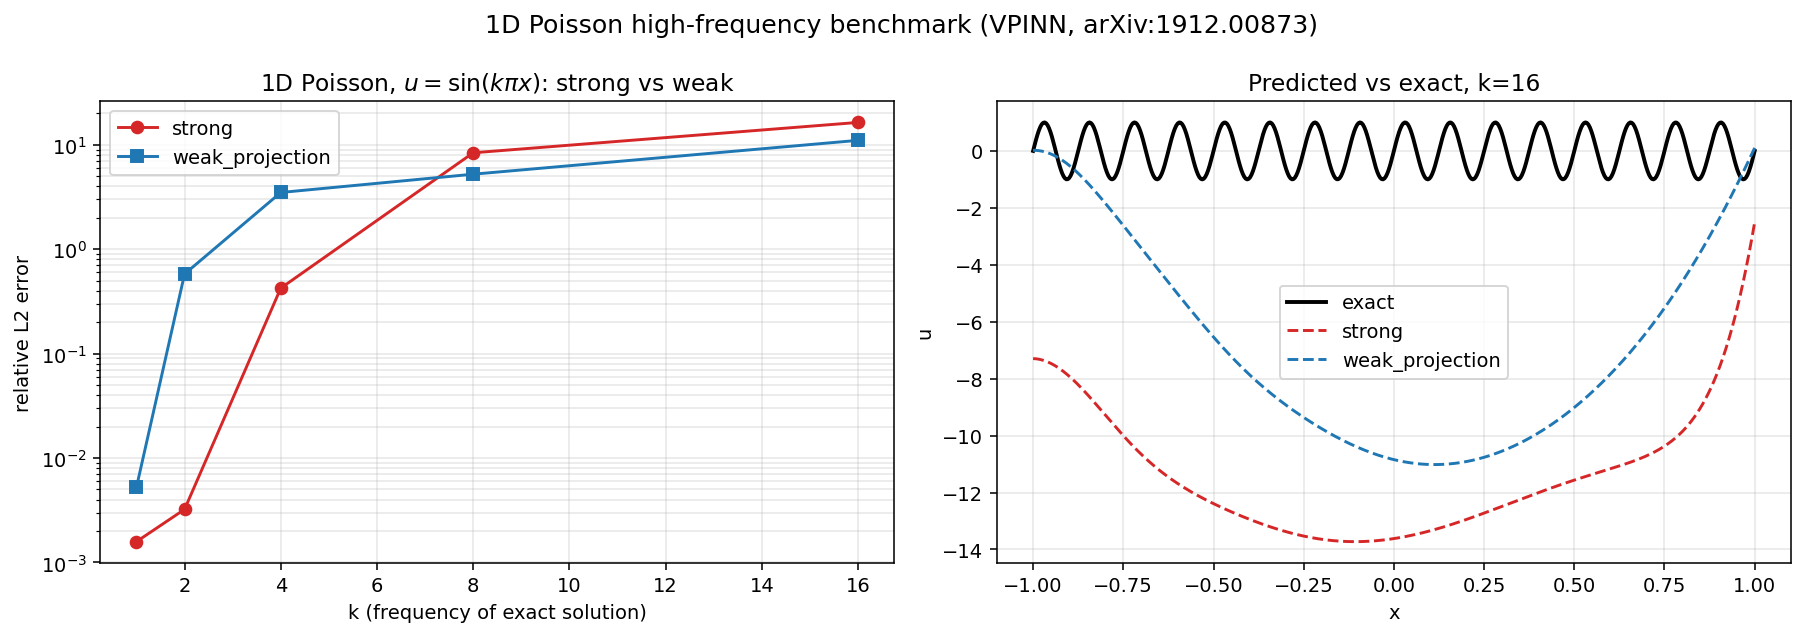

The script that saved this image:
#!/usr/bin/env python
"""
Quick, cheap literature-grounded case where strong-form PINN is expected to
struggle relative to the weak (Petrov-Galerkin) form: 1D Poisson with a
high-frequency manufactured solution, the canonical benchmark from Kharazmi,
Zhang & Karniadakis, "Variational Physics-Informed Neural Networks For
Solving Partial Differential Equations" (VPINN, arXiv:1912.00873) and its
hp-VPINN follow-up (arXiv:2003.05385).

    -u''(x) = f(x),  x in [-1, 1],   u(-1) = u(1) = 0
    u_exact(x) = sin(k*pi*x)   =>   f(x) = k^2 * pi^2 * sin(k*pi*x)

Why strong form is expected to fail as k grows: the strong-form residual
needs u_xx pointwise via autodiff through a *fixed-size* MLP -- fitting a
high-frequency, unit-amplitude target forces large curvature into a small
number of parameters, and the second derivative amplifies whatever
representation error remains (same spectral-bias mechanism as Wang, Teng &
Perdikaris, "Understanding and mitigating gradient pathologies in PINNs").
The weak form only ever needs u_x (one integration by parts moves the second
derivative onto the *known, exact* test functions v_k), so it never
differentiates the network's own approximation error twice.

Static problem (no time-stepping), so this bypasses PINTrainer entirely --
just PINArchitecture + PINLossFunction + a bare Adam loop. Small net, few
epochs, k in {1, 2, 4, 8, 16}: seconds per run, not another long sweep.
"""
import sys, time
sys.path.insert(0, '/home/df.gomezb/Tesis')

import numpy as np
import torch
import pandas as pd
import matplotlib
matplotlib.use('Agg')
import matplotlib.pyplot as plt

from pinns_framework import PINArchitecture, PINSpatialDimension, PINLossFunction

DEVICE = torch.device('cuda' if torch.cuda.is_available() else 'cpu')
X0, XF = -1.0, 1.0
N_COLLOC = 200
N_EVAL = 500
EPOCHS = 8000          # still small/fast, but 3000 wasn't enough for either
                        # form to resolve k=16 at all (pure underfitting, not
                        # the intended second-derivative-noise failure mode)
LR = 2e-3
LAYERS = (1, 20, 20, 1)
K_LIST = [1, 2, 4, 8, 16]
N_TEST = 20

X_DIM = PINSpatialDimension('x', domain=(X0, XF), n_colloc=N_COLLOC)
x_bc = torch.tensor([[X0], [XF]], dtype=torch.float32, device=DEVICE)
u_bc = torch.zeros(2, 1, device=DEVICE)


def residual(u, x, k):
    u_x  = torch.autograd.grad(u.sum(),   x, create_graph=True)[0]
    u_xx = torch.autograd.grad(u_x.sum(), x, create_graph=True)[0]
    f = (k * np.pi) ** 2 * torch.sin(k * np.pi * x)
    return -u_xx - f


def train_one(form, k, seed=0):
    torch.manual_seed(seed); np.random.seed(seed)
    net = PINArchitecture('MLP', {'layers': LAYERS, 'activation': 'tanh'}).to(DEVICE)
    # domain_volume=(XF-X0): weak_projection's raw Monte Carlo mean estimates
    # E[R*v_k] = (1/|Omega|)*integral, not the integral itself -- same fix as
    # sc2.1/sc2.2's PINLossFunction usage this session.
    loss_fn = PINLossFunction([X_DIM], residual, form=form, n_test=N_TEST,
                               domain_volume=(XF - X0))
    opt = torch.optim.Adam(net.parameters(), lr=LR)

    for epoch in range(EPOCHS):
        opt.zero_grad()
        x_col = X_DIM.sample(N_COLLOC, device=DEVICE).requires_grad_(True)
        u_col = net(x_col)
        pde = loss_fn(u=u_col, x=x_col, k=k)
        bc = torch.nn.functional.mse_loss(net(x_bc), u_bc)
        loss = pde + 10.0 * bc
        loss.backward()
        opt.step()

    xg = torch.linspace(X0, XF, N_EVAL).unsqueeze(1).to(DEVICE)
    with torch.no_grad():
        up = net(xg).cpu().numpy().ravel()
    ue = np.sin(k * np.pi * xg.cpu().numpy().ravel())
    rel_l2 = np.sqrt(np.mean((up - ue) ** 2)) / (np.sqrt(np.mean(ue ** 2)) + 1e-12)
    return rel_l2, up, ue, xg.cpu().numpy().ravel()


def main():
    rows = []
    curves = {}
    t0 = time.perf_counter()
    for k in K_LIST:
        for form in ['strong', 'weak_projection']:
            err, up, ue, xg = train_one(form, k)
            rows.append({'k': k, 'form': form, 'rel_L2': err})
            curves[(k, form)] = (xg, up, ue)
            print(f'k={k:2d}  {form:16s}  rel_L2={err:.4e}')
    print(f'total wall time: {time.perf_counter() - t0:.1f}s')

    df = pd.DataFrame(rows)
    df.to_csv('/home/df.gomezb/Tesis/notebooks/ch2/poisson_highfreq_results.csv', index=False)
    print(df.pivot(index='k', columns='form', values='rel_L2').to_string())

    fig, axes = plt.subplots(1, 2, figsize=(13, 4.6))

    ax = axes[0]
    piv = df.pivot(index='k', columns='form', values='rel_L2')
    ax.semilogy(piv.index, piv['strong'], 'o-', color='tab:red', label='strong')
    ax.semilogy(piv.index, piv['weak_projection'], 's-', color='tab:blue', label='weak_projection')
    ax.set_xlabel('k (frequency of exact solution)')
    ax.set_ylabel('relative L2 error')
    ax.set_title(r"1D Poisson, $u=\sin(k\pi x)$: strong vs weak")
    ax.grid(True, which='both', alpha=0.3); ax.legend()

    ax = axes[1]
    k_show = K_LIST[-1]
    xg, up_s, ue = curves[(k_show, 'strong')]
    _,  up_w, _  = curves[(k_show, 'weak_projection')]
    ax.plot(xg, ue, 'k-', lw=2, label='exact')
    ax.plot(xg, up_s, '--', color='tab:red', lw=1.5, label='strong')
    ax.plot(xg, up_w, '--', color='tab:blue', lw=1.5, label='weak_projection')
    ax.set_xlabel('x'); ax.set_ylabel('u')
    ax.set_title(f'Predicted vs exact, k={k_show}')
    ax.grid(alpha=0.3); ax.legend()

    fig.suptitle('1D Poisson high-frequency benchmark (VPINN, arXiv:1912.00873)', fontsize=13)
    plt.tight_layout()
    fig.savefig('/home/df.gomezb/Tesis/notebooks/ch2/poisson_highfreq.png', dpi=140, bbox_inches='tight')
    fig.savefig('/home/df.gomezb/Tesis/notebooks/ch2/poisson_highfreq.pdf', bbox_inches='tight')
    print('saved -> poisson_highfreq.png')


if __name__ == '__main__':
    main()
